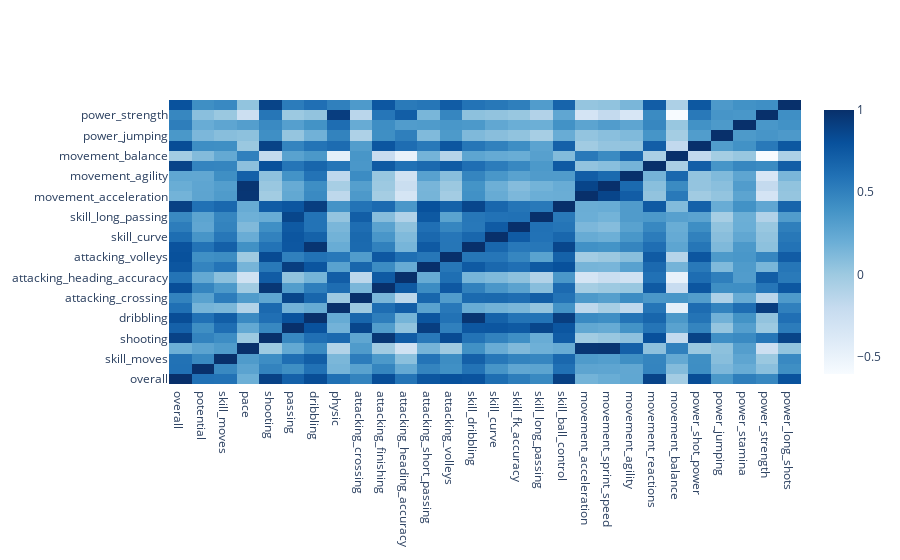

The notebook cell saved with this chart:
### Code cell
# plot attacking correlation
import plotly.graph_objects as go

fig = go.Figure(data=go.Heatmap(
                   z=attack_corr,
                   x=attack_corr.columns,
                   y=attack_corr.columns, colorscale='Blues',
                   hoverongaps = True))
fig.show()

### Figure 1 — Plotly figure (JSON) as saved in the notebook; plotly's stock layout.template omitted (floating-point values rounded to 4 significant figures; data arrays with more than 128 entries replaced by an {"elided": "..."} marker saying what was removed)
{"data": [{"colorscale": [[0, "rgb(247,251,255)"], [0.125, "rgb(222,235,247)"], [0.25, "rgb(198,219,239)"], [0.375, "rgb(158,202,225)"], [0.5, "rgb(107,174,214)"], [0.625, "rgb(66,146,198)"], [0.75, "rgb(33,113,181)"], [0.875, "rgb(8,81,156)"], [1, "rgb(8,48,107)"]], "hoverongaps": true, "type": "heatmap", "x": ["overall", "potential", "skill_moves", "pace", "shooting", "passing", "dribbling", "physic", "attacking_crossing", "attacking_finishing", "attacking_heading_accuracy", "attacking_short_passing", "attacking_volleys", "skill_dribbling", "skill_curve", "skill_fk_accuracy", "skill_long_passing", "skill_ball_control", "movement_acceleration", "movement_sprint_speed", "movement_agility", "movement_reactions", "movement_balance", "power_shot_power", "power_jumping", "power_stamina", "power_strength", "power_long_shots"], "y": ["overall", "potential", "skill_moves", "pace", "shooting", "passing", "dribbling", "physic", "attacking_crossing", "attacking_finishing", "attacking_heading_accuracy", "attacking_short_passing", "attacking_volleys", "skill_dribbling", "skill_curve", "skill_fk_accuracy", "skill_long_passing", "skill_ball_control", "movement_acceleration", "movement_sprint_speed", "movement_agility", "movement_reactions", "movement_balance", "power_shot_power", "power_jumping", "power_stamina", "power_strength", "power_long_shots"], "z": {"elided": "28x28 float values"}}], "layout": {}}
